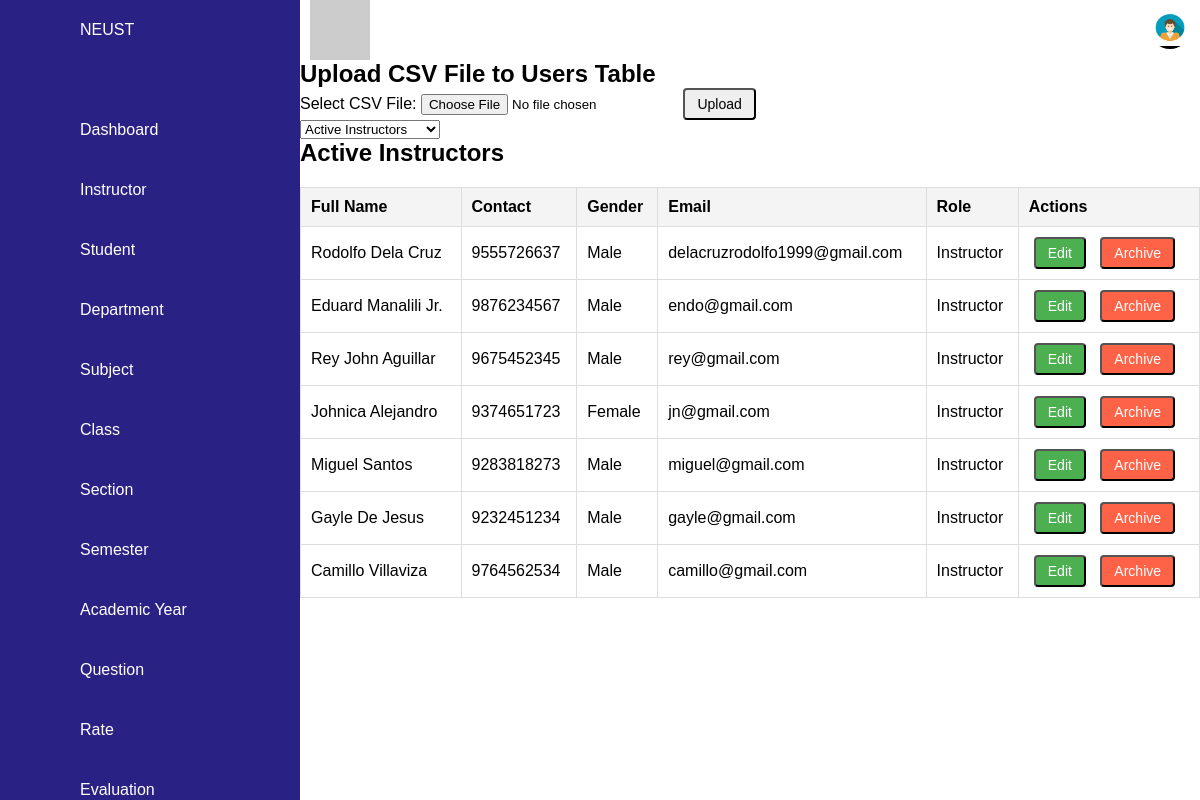
The page /instructor.php on the database as committed earlier.
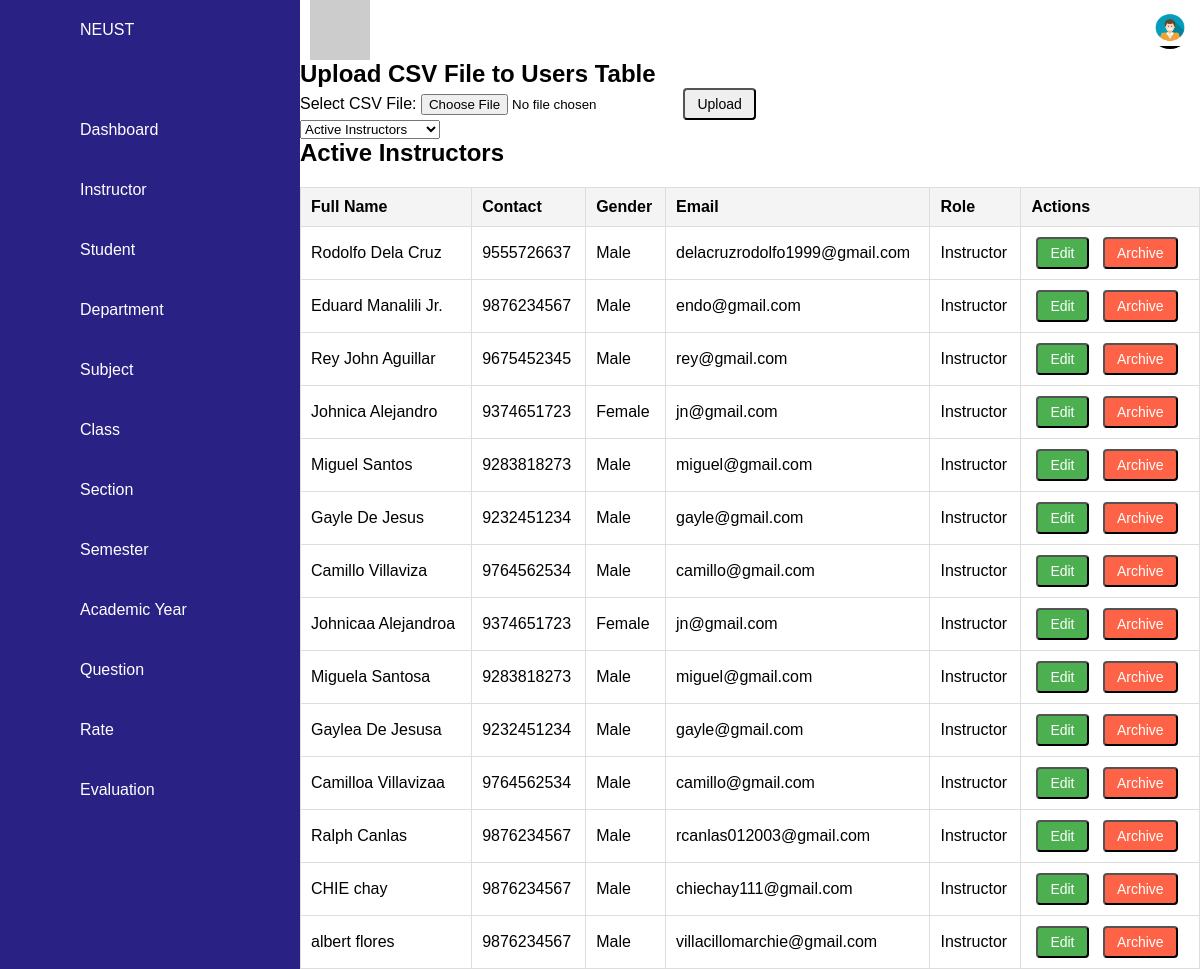
The same page on the database as committed later.
### tables this page shows
CREATE TABLE `users` (
  `user_id` int(11) NOT NULL,
  `fname` varchar(100) NOT NULL,
  `mname` varchar(100) DEFAULT NULL,
  `lname` varchar(100) NOT NULL,
  `suffixname` varchar(20) DEFAULT NULL,
  `contact_no` varchar(20) NOT NULL,
  `houseno` int(20) NOT NULL,
  `street` varchar(100) NOT NULL,
  `barangay` varchar(100) NOT NULL,
  `city` varchar(100) NOT NULL,
  `province` varchar(100) NOT NULL,
  `postalcode` varchar(25) NOT NULL,
  `birthdate` date NOT NULL DEFAULT curdate(),
  `gender` enum('Female','Male') NOT NULL,
  `role` enum('Admin','Student','Instructor') NOT NULL,
  `email` varchar(100) NOT NULL,
  `password` varchar(100) DEFAULT NULL,
  `is_archived` tinyint(1) DEFAULT 0
);

### instructor.php (the view, shortened to what this page needs)
<?php
$servername = "localhost";
$username = "root";
$password = "";
$dbname = "cap";
$conn = new mysqli($servername, $username, $password, $dbname);
$sql = "SELECT * FROM users WHERE is_archived = 0 AND role ='Instructor' ORDER BY lname ASC";
$filter = isset($_GET['status']) ? $_GET['status'] : 'active';
if ($filter == 'archived') {
    $sql = "SELECT * FROM users WHERE is_archived = 1 AND role = 'instructor'";
} else {
    $sql = "SELECT * FROM users WHERE is_archived = 0 AND role = 'instructor'";
}
$result = $conn->query($sql);
?>
<!DOCTYPE html>
<html lang="en">
<head>
    <link rel="stylesheet" href="style.css">
</head>
<body>
    <div class="containerr">
        <div class="navigation">
            <ul>
                <li>
                    <a href="index.php">
                        <span class="icon"><ion-icon name="school"></ion-icon></span>
                        <span class="title">NEUST</span>
                    </a>
                </li>
                <li id="dashboard">
                    <a href="dashboard.php"><span class="icon"><ion-icon name="home"></ion-icon></span><span
                            class="title">Dashboard</span></a>
                </li>
                <li id="instructor">
                    <a href="instructor.php"><span class="icon"><ion-icon name="person-add"></ion-icon></span><span
                            class="title">Instructor</span></a>
                </li>
                <li id="student">
                    <a href="student.php"><span class="icon"><ion-icon name="person-add"></ion-icon></span><span
                            class="title">Student</span></a>
                </li>
                <li id="department">
                    <a href="department.php"><span class="icon"><ion-icon name="desktop"></ion-icon></span><span
                            class="title">Department</span></a>
                </li>
                <li id="subject">
                    <a href="subject.php"><span class="icon"><ion-icon name="desktop"></ion-icon></span><span
                            class="title">Subject</span></a>
                </li>
                <li id="class">
                    <a href="class.php"><span class="icon"><ion-icon name="desktop"></ion-icon></span><span
                            class="title">Class</span></a>
                </li>
                <li id="section">
                    <a href="section.php"><span class="icon"><ion-icon name="desktop"></ion-icon></span><span
                            class="title">Section</span></a>
                </li>
                <li id="semester">
                    <a href="semester.php"><span class="icon"><ion-icon name="desktop"></ion-icon></span><span
                            class="title">Semester</span></a>
                </li>
                <li id="academic">
                    <a href="acad_year.php"><span class="icon"><ion-icon name="desktop"></ion-icon></span><span
                            class="title">Academic Year</span></a>
                </li>
                <li id="question">
                    <a href="question.php"><span class="icon"><ion-icon name="desktop"></ion-icon></span><span
                            class="title">Question</span></a>
                </li>
                <li id="rate">
                    <a href="rate.php"><span class="icon"><ion-icon name="desktop"></ion-icon></span><span
                            class="title">Rate</span></a>
                </li>
                <li id="evaluation">
                    <a href="evaluation.php"><span class="icon"><ion-icon name="desktop"></ion-icon></span><span
                            class="title">Evaluation</span></a>
                </li>
            </ul>
        </div>
        <div class="main">
            <div class="topbar">
                <div class="toggle">
                </div>
                <div class="user">
                    <div class="dropdown">
                        <button class="dropdown-btn">
                            <img src="/img/admin.jpg" alt="User Profile" class="profile-img">
                        </button>
                    </div>
                </div>
            </div>
            <h2>Upload CSV File to Users Table</h2>
            <form action="" method="POST" enctype="multipart/form-data">
                <label for="csvFile">Select CSV File:</label>
                <input type="file" name="csvFile" id="csvFile" required>
                <button type="submit" name="submit" class="btn btn-primary">Upload</button>
            </form>
            <form method="GET">
                <select name="status" onchange="this.form.submit()">
                    <option value="active" <?php echo ($filter == 'active') ? 'selected' : ''; ?>>Active Instructors
                    </option>
                </select>
            </form>
            <h2><?php echo ucfirst($filter); ?> Instructors</h2>
            <div class="table-wrapper">
                <table class="table table-bordered">
                    <thead>
                        <tr>
                            <th>Full Name</th>
                            <th>Contact</th>
                            <th>Gender</th>
                            <th>Email</th>
                            <th>Role</th>
                            <th>Actions</th>
                        </tr>
                    </thead>
                    <tbody>
                        <?php if ($result->num_rows > 0): ?>
                            <?php while ($row = $result->fetch_assoc()): ?>
                                <tr>
                                    <td><?php echo $row['fname'] . ' ' . $row['mname'] . ' ' . $row['lname'] . ' ' . $row['suffixname']; ?>
                                    </td>
                                    <td><?php echo $row['contact_no']; ?></td>
                                    <td><?php echo $row['gender']; ?></td>
                                    <td><?php echo $row['email']; ?></td>
                                    <td><?php echo $row['role']; ?></td>
                                    <td>
                                        <?php if ($row['is_archived'] == 0): ?>
                                            <button class="btn btn-success edit-btn"
                                                onclick="openEditModal(<?php echo $row['user_id']; ?>, '<?php echo $row['fname']; ?>', '<?php echo $row['mname']; ?>', '<?php echo $row['lname']; ?>', '<?php echo $row['suffixname']; ?>',  '<?php echo $row['contact_no']; ?>', '<?php echo $row['houseno']; ?>', '<?php echo $row['street']; ?>', '<?php echo $row['barangay']; ?>', '<?php echo $row['city']; ?>', '<?php echo $row['province']; ?>', '<?php echo $row['postalcode']; ?>', '<?php echo $row['birthdate']; ?>', '<?php echo $row['gender']; ?>', '<?php echo $row['email']; ?>', '<?php echo $row['role']; ?>')">Edit</button>
                                            <a href="instructor.php?archive=true&user_id=<?php echo $row['user_id']; ?>">
                                                <button class="btn btn-danger archive-btn">Archive</button>
                                            </a>
                                        <?php elseif ($row['is_archived'] == 1): ?>
                                            <a href="instructor.php?restore=true&user_id=<?php echo $row['user_id']; ?>">
                                                <button class="btn btn-success edit-btn">Restore</button>
                                            </a>
                                        <?php endif; ?>
                                    </td>
                                </tr>
                            <?php endwhile; ?>
                        <?php else: ?>
                            <tr>
                                <td colspan="6">No instructors found</td>
                            </tr>
                        <?php endif; ?>
                    </tbody>
                </table>
            </div>
        </div>
    </div>
</body>
</html>

### style.css (style rules this page uses)
* { font-family: "Ubuntu", sans-serif; margin: 0; padding: 0; box-sizing: border-box; }
:root { --blue: #2a2185; --white: #fff; --gray: #f5f5f5; --black1: #222; --black2: #999; --primary-blue: #003b5c; --secondary-yellow: #f8c51c; --accent-light-blue: #5b8c9b; --background-color: #f4f4f4; }
body { min-height: 100vh; overflow-x: hidden; }
.navigation { position: fixed; width: 300px; height: 100%; background: var(--blue); border-left: 10px solid var(--blue); transition: 0.5s; overflow: auto; }
.navigation ul { position: absolute; top: 0; left: 0; width: 100%; }
.navigation ul li { position: relative; width: 100%; list-style: none; border-top-left-radius: 30px; border-bottom-left-radius: 30px; }
.navigation ul li:nth-child(1) { margin-bottom: 40px; pointer-events: none; }
.navigation ul li a { position: relative; display: block; width: 100%; display: flex; text-decoration: none; color: var(--white); }
.navigation ul li a .icon { position: relative; display: block; min-width: 60px; height: 60px; line-height: 73px; text-align: center; }
.navigation ul li a .title { display: block; padding: 0 10px; height: 60px; line-height: 60px; text-align: start; white-space: nowrap; }
li#student > a { cursor: pointer; }
.main { position: absolute; width: calc(100% - 300px); left: 300px; min-height: 100vh; background: var(--white); transition: 0.5s; }
.topbar { width: 100%; height: 60px; display: flex; justify-content: space-between; align-items: center; padding: 0 10px; }
.toggle { position: relative; width: 60px; height: 60px; background: #ccc; display: flex; justify-content: center; align-items: center; font-size: 2.5rem; cursor: pointer; }
.dropdown-btn { background: none; border: none; cursor: pointer; padding: 0; display: block; z-index: 10; }
.profile-img { width: 40px; height: 40px; border-radius: 50%; }
.btn { text-decoration: none; padding: 6px 12px; margin: 0 5px; border-radius: 4px; font-size: 14px; display: inline-block; text-align: center; transition: all 0.3s ease; }
.edit-btn { background-color: #4CAF50; color: white; }
.archive-btn { background-color: #f44336; color: white; }
th, td { padding: 10px; text-align: left; }
th { background-color: #f4f4f4; }
td { border-bottom: 1px solid #ddd; }
table { width: 100%; margin-top: 20px; border-collapse: collapse; }
table, th, td { border: 1px solid #ddd; }
.archive-btn { background-color: #ff6347; color: white; }

Rows that differ between the two databases and show on the page:
added users: fname "Johnicaa", lname "Alejandroa", contact_no "9374651723", gender "Female", email "jn@gmail.com", role "Instructor"
added users: fname "Miguela", lname "Santosa", contact_no "9283818273", gender "Male", email "miguel@gmail.com", role "Instructor"
added users: fname "Gaylea", lname "De Jesusa", contact_no "9232451234", gender "Male", email "gayle@gmail.com", role "Instructor"
added users: fname "Camilloa", lname "Villavizaa", contact_no "9764562534", gender "Male", email "camillo@gmail.com", role "Instructor"
added users: fname "Ralph", lname "Canlas", contact_no "9876234567", gender "Male", email "rcanlas012003@gmail.com", role "Instructor"
added users: fname "CHIE", lname "chay", contact_no "9876234567", gender "Male", email "chiechay111@gmail.com", role "Instructor"
added users: fname "albert", lname "flores", contact_no "9876234567", gender "Male", email "villacillomarchie@gmail.com", role "Instructor"
